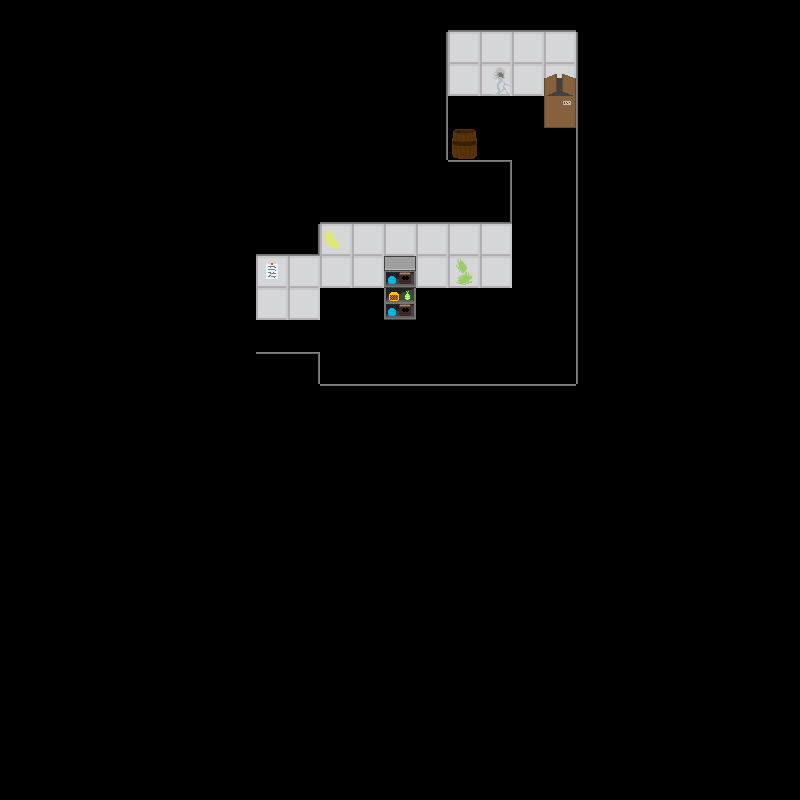

This game map was drawn from its Tiled (.tmx) file and the tilesets committed beside it. A one-line description and the trimmed map source follow:
An orthogonal 25x25 tile map with 32x32 px tiles, 4 tile layers (wallLayer, objectLayer, objectAboveLayer, aboveLayer), 1 hidden layer not drawn, 2 tilesets and 1 object.

<map version="1.2" tiledversion="1.2.3" orientation="orthogonal" renderorder="right-down" width="25" height="25" tilewidth="32" tileheight="32" infinite="0" nextlayerid="7" nextobjectid="2">
 <tileset firstgid="1" name="floor1tiles" tilewidth="32" tileheight="32" tilecount="81" columns="9">
  <image source="../../assets/Floor 1/Floors/f1spritesheet.png" width="288" height="288" />
  <tile id="21">
   <properties>
    <property name="door" value="down" />
   </properties>
  </tile>
  <tile id="22">
   <properties>
    <property name="door" value="left" />
   </properties>
  </tile>
  <tile id="23">
   <properties>
    <property name="door" value="right" />
   </properties>
  </tile>
  <tile id="24">
   <properties>
    <property name="door" value="up" />
   </properties>
  </tile>
 </tileset>
 <tileset firstgid="82" name="objects" tilewidth="32" tileheight="32" tilecount="20" columns="4">
  <image source="../../assets/Floor 1/Floors/objspritesheet.png" width="128" height="160" />
 </tileset>
 <layer id="1" name="backgroundLayer" width="25" height="25" visible="0">
  <data>[625 cells, 625 non-empty, 6 distinct tile ids]</data>
 </layer>
 <layer id="2" name="wallLayer" width="25" height="25">
  <data>[625 cells, 73 non-empty, 12 distinct tile ids]</data>
 </layer>
 <layer id="3" name="objectLayer" width="25" height="25">
  <data>[625 cells, 3 non-empty, 3 distinct tile ids]</data>
 </layer>
 <layer id="4" name="objectAboveLayer" width="25" height="25">
  <data>[625 cells, 2 non-empty, 2 distinct tile ids]</data>
 </layer>
 <objectgroup id="6" name="doorLayer">
  <object id="1" gid="81" x="224" y="352" width="32" height="32">
   <properties>
    <property name="door" value="left" />
   </properties>
  </object>
 </objectgroup>
 <layer id="5" name="aboveLayer" width="25" height="25">
  <data>[625 cells, 0 non-empty, 0 distinct tile ids]</data>
 </layer>
</map>
